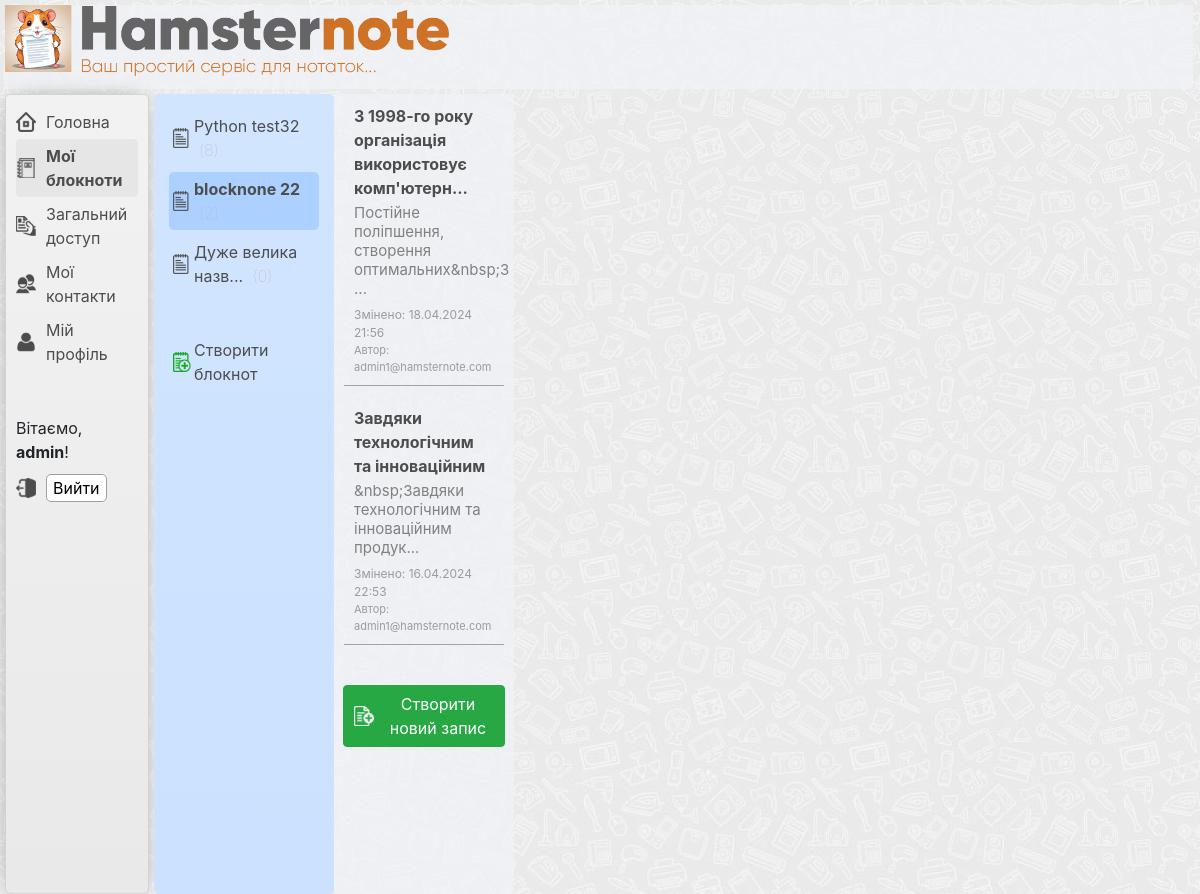
Before: /notebooks/notebook/2/ (signed in) with the older database file.
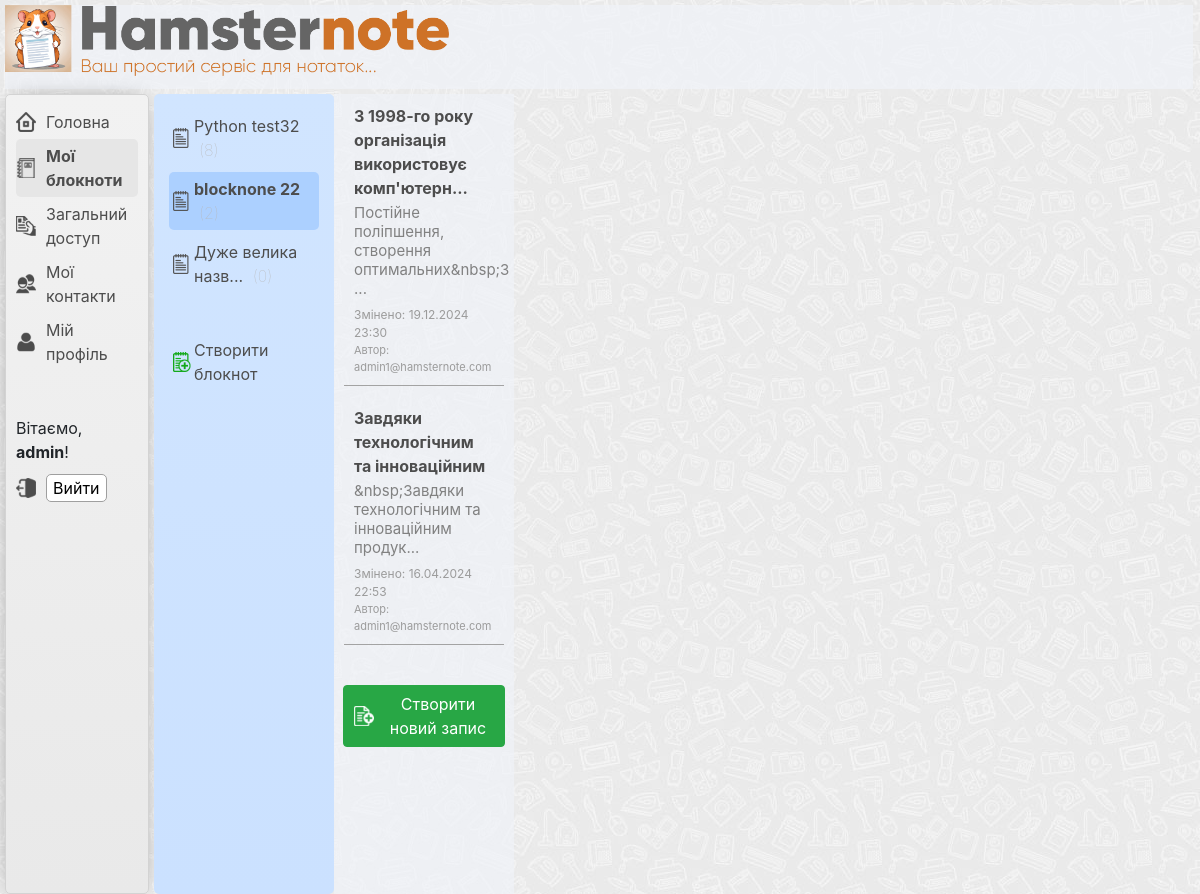
After: the same page with the newer database file.
### note/models.py (models this page shows, shortened)
class TimestampMixin(models.Model):
    created_at = models.DateTimeField(auto_now_add=True)
    updated_at = models.DateTimeField(auto_now=True)
    class Meta:
        abstract = True

class Note(TimestampMixin):
    title = models.CharField(max_length=100)
    content = CKEditor5Field('Content', config_name='extends')
    notebook = models.ForeignKey(
        Notebook, on_delete=models.CASCADE, related_name='notes')
    author = models.ForeignKey(
        CustomUser, on_delete=models.CASCADE, related_name='created_notes')
    permission = models.CharField(
        max_length=4, choices=NotePermission.choices, default=NotePermission.EDITABLE)
    favorite = models.BooleanField(default=False)

### users/models.py (models this page shows, shortened)
class CustomUser(AbstractUser):
    email = models.EmailField(unique=True)

### notebook/views.py (the view)
# urls.py: path('notebooks/notebook/<int:notebook_id>/', views.notebook_detail, name='notebook_detail'),
@login_required
def notebook_detail(request, notebook_id):
    current_user = request.user
    user_notebooks = Notebook.objects.filter(created_by=current_user)
    shared_notes = SharingNote.objects.filter(
        owner=current_user).order_by('-created_at')
    notebook = get_object_or_404(Notebook, pk=notebook_id)
    notes = Note.objects.filter(notebook=notebook).order_by('-updated_at')
    shared_count = list()
    for user_note in notes:
        shared_count.append(
            {'note_id': user_note.id, 'shared_count': shared_notes.filter(note=user_note).count()})
    context = {
        'category': 'notebooks',
        'notebook_id': notebook_id,
        'user_notebooks': user_notebooks,
        'notebook': notebook,
        'notes': notes,
        'shared_notes': shared_notes,
        'shared_count': shared_count,
    }
    return render(request, 'notebook/notebook_detail.html', context)

### notebook/templates/notebook/notebook_detail.html (shortened to what this page needs)
{% extends "main/base_template.html" %}
{% load static %}
{% block listbar %}
    <div class="wrapper-listbar">
         <ul class="listbar-ul">
            {% for notebook in user_notebooks %}
                <li class="listbar-li  {% if notebook.id == notebook_id %}listbar-li-select{% endif %}">
                    {% if notebook.title|length > 25 %}
                        <a class="select-elem" href="{% url 'notebook_detail' notebook.pk %}">{{ notebook.title|striptags|slice:":16" }}...</a>
                    {% else %}
                        <a class="select-elem" href="{% url 'notebook_detail' notebook.pk %}">{{ notebook.title }}</a>
                    {% endif %}
                    <span class="notes-count">({{ notebook.notes.count }})</span>
                </li>
            {% endfor %}
             <li class="listbar-li   create-new-notebook">
                 <a href="{% url 'notebook_create' %}">Створити блокнот</a>
             </li>
        </ul>
    </div>
{% endblock %}
{% block detail_listbar %}
    <div class="wrapper-detail-listbar">
        <ul class="detail-listbar-ul">
            {% for note in notes %}
                {% if not note.favorite %}
                    <li class="detail-listbar-li">
                        {% if note.title|length > 50 %}
                            <a class="detail-listbar-a" href="{% url 'note_detail' note.pk %}">
                                {{ note.title|striptags|slice:":50" }}...
                            </a>
                        {% else %}
                            <a class="detail-listbar-a" href="{% url 'note_detail' note.pk %}">
                                {{ note.title }}
                            </a>
                        {% endif %}
                        <span class="note-short-description">{{ note.content|striptags|slice:":50" }}...</span>
                        <span class="detail-listbar-update">Змінено: {{ note.updated_at|date:"d.m.Y H:i" }}</span>
                        <span class="detail-listbar-author">Автор: {{ note.author.email }}</span>
                    </li>
                {% endif %}
            {% endfor %}
        </ul>
        <div class="create_note_btn">
            <a href="{% url 'note_create' notebook_id=notebook.id %}" class="btn btn-success   btn-icon-add-new-note">Створити новий запис</a>
        </div>
    </div>
{% endblock %}

Changed rows visible on the page:
changed Note "З 1998-го року організація використовує комп'ютерн": updated_at "18.04.2024 21:56" → "19.12.2024 23:30"
